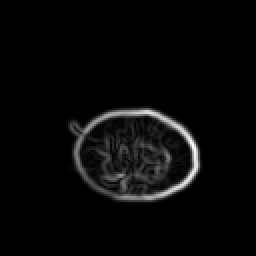
#> input picture image-preprocessing/preprocessed/preprocessed-gpre/IMG_20241103_103602512.png, 128 x 128 px, found by its file name (shown 2 times larger); its folder holds only this picture in this run
$ python gotu-label.py
#> lines starting #> are read from the running program, lines starting #| are printed output that depends on the picture
import cv2
import matplotlib.pyplot as plt
import os

def add_labels_to_images(input_folder, output_folder, label, font_scale=0.8, text_color=(255, 255, 255), bg_color=(0, 0, 0), thickness=2):
    """
    Adds a label to all images in the input folder and saves them in the output folder.

    Args:
        input_folder (str): Path to the folder containing input images.
        output_folder (str): Path to the folder to save labeled images.
        label (str): Text to be added as the label.
        font_scale (float): Scale of the font size.
        text_color (tuple): Color of the text in BGR format.
        bg_color (tuple): Background color for the text in BGR format.
        thickness (int): Thickness of the text.
    """
#> called with label = 'II', font_scale = 0.8, text_color = (255, 255, 255), bg_color = (0, 0, 0), thickness = 2
    # Ensure output folder exists
    os.makedirs(output_folder, exist_ok=True)

    # Iterate over all files in the input folder
    for filename in os.listdir(input_folder):
        input_path = os.path.join(input_folder, filename)

        # Check if the file is an image
        if not (filename.endswith(".png") or filename.endswith(".jpg") or filename.endswith(".jpeg")):
            print(f"Skipping non-image file: {filename}")
            continue

        # Load the image
        image = cv2.imread(input_path)
#> image is the input picture: shape (128, 128, 3); min 0, max 255, mean 8.1
        if image is None:
            print(f"Failed to load image: {filename}")
            continue

        # Resize the image for consistency
        resized_image = cv2.resize(image, (500, 500))  # Resize to 500x500 for demonstration purposes

        # Set font for the label
        font = cv2.FONT_HERSHEY_SIMPLEX

        # Get text size to calculate the position
        (text_width, text_height), baseline = cv2.getTextSize(label, font, font_scale, thickness)

        # Position the text at the bottom-left corner with padding
        text_x = 10  # Adjust this value for horizontal positioning
        text_y = resized_image.shape[0] - 10  # Place it near the bottom of the image
#> text_y = 490

        # Add a black background rectangle for better text visibility
        cv2.rectangle(resized_image, (text_x, text_y - text_height - 5),
                      (text_x + text_width, text_y + baseline),
                      bg_color, -1)

        # Overlay the label text
        cv2.putText(resized_image, label, (text_x, text_y), font, font_scale, text_color, thickness)
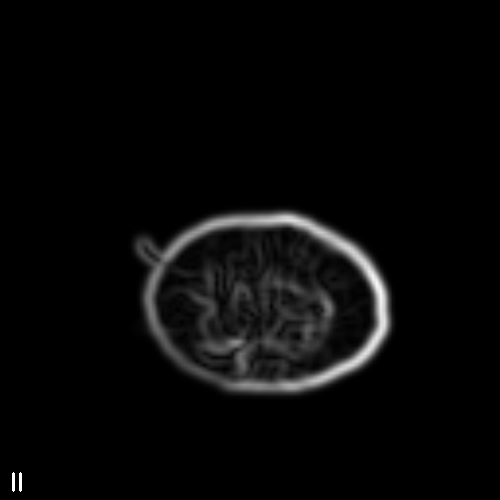
#> resized_image: shape (500, 500, 3); min 0, max 255, mean 8.2

        # Construct the output file path
        output_path = os.path.join(output_folder, filename)

        # Save the labeled image
        cv2.imwrite(output_path, resized_image)
        print(f"Labeled image saved: {output_path}")

    print("Processing complete. All labeled images are saved in the output folder.")

# Example Usage
input_folder = '/workspaces/Arecanut-quality-classification/image-preprocessing/preprocessed/preprocessed-gpre'  # Replace with the path to your input folder
output_folder = '/workspaces/Arecanut-quality-classification/labels/gotu-labelled'  # Replace with the path to your output folder
label = 'II'  # Label to be added to all images

add_labels_to_images(
    input_folder=input_folder,
    output_folder=output_folder,
    label=label,
    font_scale=0.8,
    text_color=(255, 255, 255),  # White text
    bg_color=(0, 0, 0),  # Black background for text
    thickness=2
)

$ run again, on image-preprocessing/preprocessed/preprocessed-gpre/IMG_20241103_110022116.png
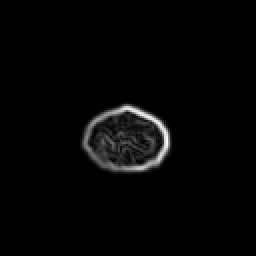
#> input picture image-preprocessing/preprocessed/preprocessed-gpre/IMG_20241103_110022116.png, 128 x 128 px, found by its file name (shown 2 times larger)
#> in add_labels_to_images, image is the input picture: shape (128, 128, 3); min 0, max 255, mean 5.1
#> in add_labels_to_images, `cv2.putText(resized_image, label, (text_x, text_y), font, font_scale, ..`:
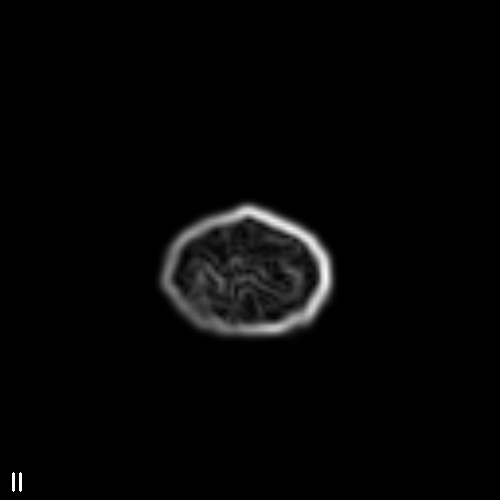
#> resized_image: shape (500, 500, 3); min 0, max 255, mean 5.2

$ run again, on image-preprocessing/preprocessed/preprocessed-gpre/IMG_20241103_110658381.png
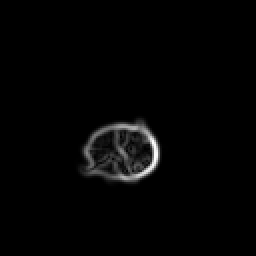
#> input picture image-preprocessing/preprocessed/preprocessed-gpre/IMG_20241103_110658381.png, 128 x 128 px, found by its file name (shown 2 times larger)
#> in add_labels_to_images, image is the input picture: shape (128, 128, 3); min 0, max 255, mean 4
#> in add_labels_to_images, `cv2.putText(resized_image, label, (text_x, text_y), font, font_scale, ..`:
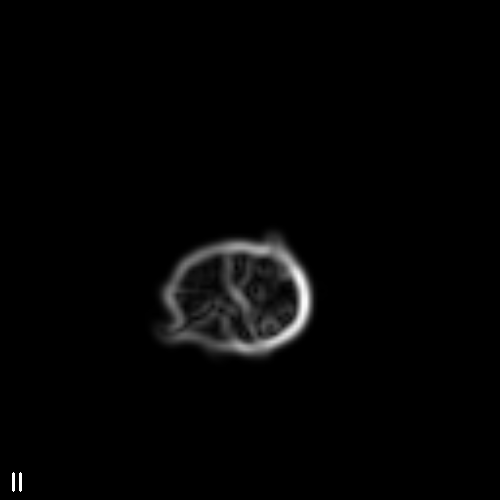
#> resized_image: shape (500, 500, 3); min 0, max 255, mean 4.1

$ run again, on image-preprocessing/preprocessed/preprocessed-gpre/IMG_20241103_104116404.png
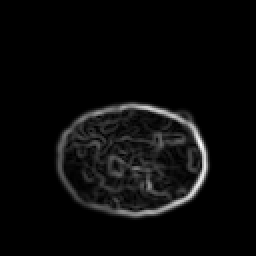
#> input picture image-preprocessing/preprocessed/preprocessed-gpre/IMG_20241103_104116404.png, 128 x 128 px, found by its file name (shown 2 times larger)
#> in add_labels_to_images, image is the input picture: shape (128, 128, 3); min 0, max 255, mean 10
#> in add_labels_to_images, `cv2.putText(resized_image, label, (text_x, text_y), font, font_scale, ..`:
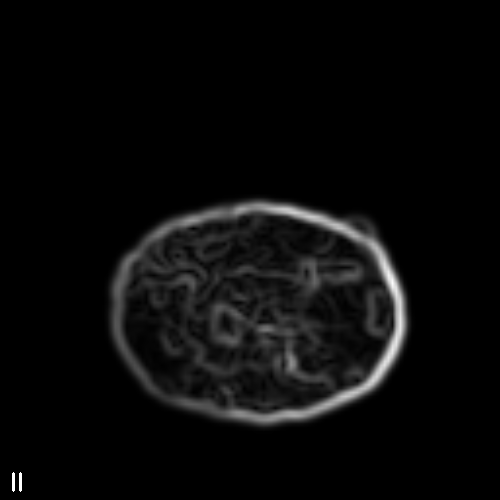
#> resized_image: shape (500, 500, 3); min 0, max 255, mean 10.1
